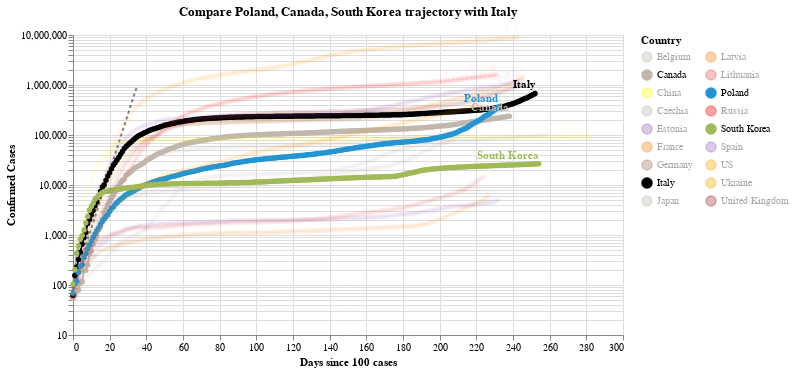

The notebook cell saved with this chart:
### Code cell
#hide_input
chart3 = make_since_chart(dff2, ['Poland', 'Canada', 'South Korea'], baseline_countries)
chart3

### Figure 1 — Vega-Lite specification as saved in the notebook (floating-point values rounded to 4 significant figures; data arrays with more than 128 entries replaced by an {"elided": "..."} marker saying what was removed)
{"config": {"view": {"continuousWidth": 400, "continuousHeight": 300}}, "layer": [{"data": {"name": "data-628230001892d6798b50651be41d1b3e"}, "mark": {"type": "line", "color": "black", "opacity": 0.5, "strokeDash": [3, 3]}, "encoding": {"x": {"type": "quantitative", "field": "Days since 100 cases"}, "y": {"type": "quantitative", "field": "Confirmed Cases"}}}, {"data": {"name": "data-ac5e822396120a3df5966b580155e613"}, "mark": {"type": "line", "point": true}, "encoding": {"color": {"type": "nominal", "field": "Country", "legend": {"columns": 2}, "scale": {"domain": ["Belgium", "Canada", "China", "Czechia", "Estonia", "France", "Germany", "Italy", "Japan", "Latvia", "Lithuania", "Poland", "Russia", "South Korea", "Spain", "US", "Ukraine", "United Kingdom"], "range": ["#C1B7AD", "#C1B7AD", "yellow", "#C1B7AD", "#9467bd", "#F58518", "#9D755D", "black", "#C1B7AD", "#F58518", "#E45756", "#2495D3", "red", "#A1BA59", "#9467bd", "orange", "orange", "brown"]}}, "opacity": {"condition": {"value": 1, "selection": "selector001"}, "value": 0.05}, "tooltip": [{"type": "nominal", "field": "Country"}, {"type": "temporal", "field": "Date"}, {"type": "quantitative", "field": "Confirmed Cases"}, {"type": "quantitative", "field": "Days since 100 cases"}], "x": {"type": "quantitative", "field": "Days since 100 cases"}, "y": {"type": "quantitative", "field": "Confirmed Cases", "scale": {"type": "log"}}}, "selection": {"selector001": {"type": "multi", "fields": ["Country"], "bind": "legend", "init": [{"Country": "Poland"}, {"Country": "Canada"}, {"Country": "South Korea"}, {"Country": "Italy"}]}}, "width": 550}, {"data": {"name": "data-ac5e822396120a3df5966b580155e613"}, "mark": {"type": "text", "align": "right", "dy": -8, "fontWeight": "bold"}, "encoding": {"color": {"type": "nominal", "field": "Country", "legend": {"columns": 2}, "scale": {"domain": ["Belgium", "Canada", "China", "Czechia", "Estonia", "France", "Germany", "Italy", "Japan", "Latvia", "Lithuania", "Poland", "Russia", "South Korea", "Spain", "US", "Ukraine", "United Kingdom"], "range": ["#C1B7AD", "#C1B7AD", "yellow", "#C1B7AD", "#9467bd", "#F58518", "#9D755D", "black", "#C1B7AD", "#F58518", "#E45756", "#2495D3", "red", "#A1BA59", "#9467bd", "orange", "orange", "brown"]}}, "opacity": {"condition": {"value": 1, "selection": "selector001"}, "value": 0.05}, "text": {"type": "nominal", "field": "Country"}, "tooltip": [{"type": "nominal", "field": "Country"}, {"type": "temporal", "field": "Date"}, {"type": "quantitative", "field": "Confirmed Cases"}, {"type": "quantitative", "field": "Days since 100 cases"}], "x": {"type": "quantitative", "field": "Days since 100 cases"}, "y": {"type": "quantitative", "field": "Confirmed Cases", "scale": {"type": "log"}}}, "transform": [{"filter": "(datum['Date'] >= 1604102400000)"}], "width": 550}], "title": "Compare Poland, Canada, South Korea trajectory with Italy", "$schema": "https://vega.github.io/schema/vega-lite/v4.8.1.json", "datasets": {"data-628230001892d6798b50651be41d1b3e": [{"Days since 100 cases": 0, "Confirmed Cases": 100.0}, {"Days since 100 cases": 1, "Confirmed Cases": 130.0}, {"Days since 100 cases": 2, "Confirmed Cases": 169.0}, {"Days since 100 cases": 3, "Confirmed Cases": 219.7}, {"Days since 100 cases": 4, "Confirmed Cases": 285.6}, {"Days since 100 cases": 5, "Confirmed Cases": 371.3}, {"Days since 100 cases": 6, "Confirmed Cases": 482.7}, {"Days since 100 cases": 7, "Confirmed Cases": 627.5}, {"Days since 100 cases": 8, "Confirmed Cases": 815.7}, {"Days since 100 cases": 9, "Confirmed Cases": 1060.0}, {"Days since 100 cases": 10, "Confirmed Cases": 1379.0}, {"Days since 100 cases": 11, "Confirmed Cases": 1792.0}, {"Days since 100 cases": 12, "Confirmed Cases": 2330.0}, {"Days since 100 cases": 13, "Confirmed Cases": 3029.0}, {"Days since 100 cases": 14, "Confirmed Cases": 3937.0}, {"Days since 100 cases": 15, "Confirmed Cases": 5119.0}, {"Days since 100 cases": 16, "Confirmed Cases": 6654.0}, {"Days since 100 cases": 17, "Confirmed Cases": 8650.0}, {"Days since 100 cases": 18, "Confirmed Cases": 11250.0}, {"Days since 100 cases": 19, "Confirmed Cases": 14620.0}, {"Days since 100 cases": 20, "Confirmed Cases": 19000.0}, {"Days since 100 cases": 21, "Confirmed Cases": 24710.0}, {"Days since 100 cases": 22, "Confirmed Cases": 32120.0}, {"Days since 100 cases": 23, "Confirmed Cases": 41750.0}, {"Days since 100 cases": 24, "Confirmed Cases": 54280.0}, {"Days since 100 cases": 25, "Confirmed Cases": 70560.0}, {"Days since 100 cases": 26, "Confirmed Cases": 91730.0}, {"Days since 100 cases": 27, "Confirmed Cases": 119300.0}, {"Days since 100 cases": 28, "Confirmed Cases": 155000.0}, {"Days since 100 cases": 29, "Confirmed Cases": 201500.0}, {"Days since 100 cases": 30, "Confirmed Cases": 262000.0}, {"Days since 100 cases": 31, "Confirmed Cases": 340600.0}, {"Days since 100 cases": 32, "Confirmed Cases": 442800.0}, {"Days since 100 cases": 33, "Confirmed Cases": 575600.0}, {"Days since 100 cases": 34, "Confirmed Cases": 748300.0}, {"Days since 100 cases": 35, "Confirmed Cases": 972800.0}], "data-ac5e822396120a3df5966b580155e613": {"elided": "4371 records"}}}
